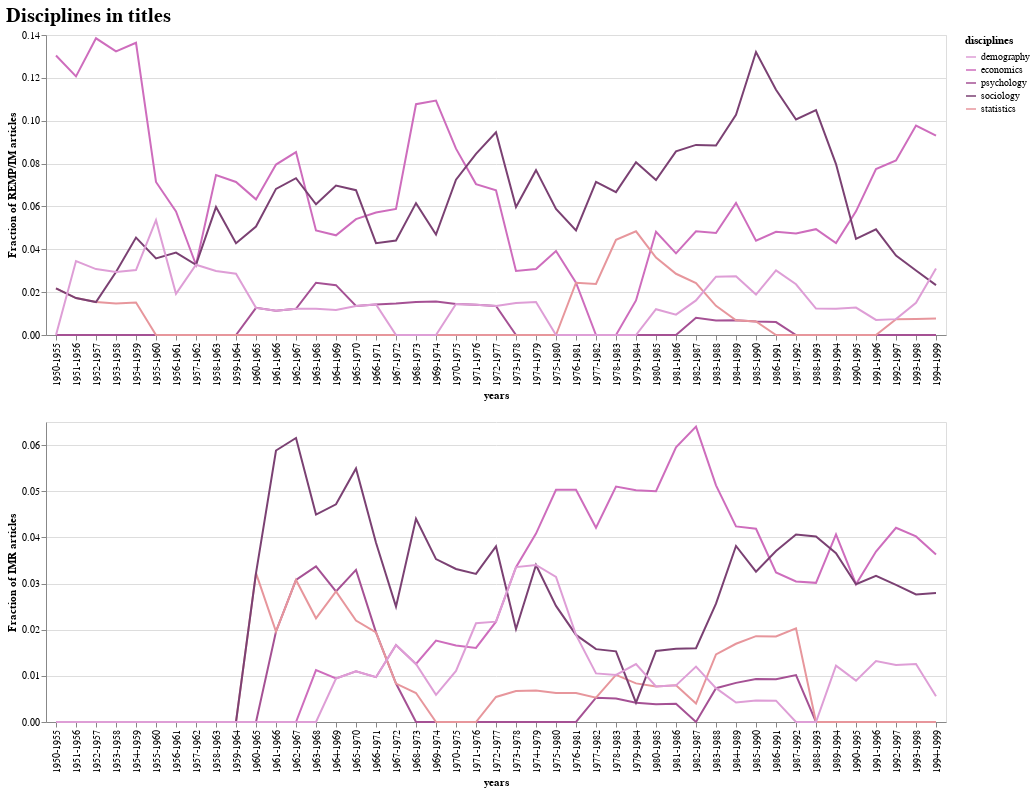

Notebook source saved alongside this figure:
### Code cell
alt.vconcat(c7, c8).properties(title='Disciplines in titles').configure_title(
    fontSize=20,
    font='Verdana',
    align='center',
    color='black',
)

### Figure 1 — Vega-Lite specification as saved in the notebook (floating-point values rounded to 4 significant figures; data arrays with more than 128 entries replaced by an {"elided": "..."} marker saying what was removed)
{"config": {"view": {"continuousWidth": 400, "continuousHeight": 300}, "title": {"align": "center", "color": "black", "font": "Verdana", "fontSize": 20}}, "vconcat": [{"data": {"name": "data-5ba4c73873ed0cb5535bfd563f6cb65f"}, "mark": "line", "encoding": {"color": {"type": "ordinal", "field": "migration_type", "scale": {"reverse": true, "scheme": "category20b"}, "title": "disciplines"}, "x": {"type": "nominal", "axis": {"tickCount": 10}, "field": "years"}, "y": {"type": "quantitative", "field": "Fraction of REMP/IM articles"}}}, {"data": {"name": "data-b8faef812c63f8c17c0420caea73a73f"}, "mark": "line", "encoding": {"color": {"type": "ordinal", "field": "migration_type", "scale": {"reverse": true, "scheme": "category20b"}, "title": "disciplines"}, "x": {"type": "nominal", "axis": {"tickCount": 10}, "field": "years"}, "y": {"type": "quantitative", "field": "Fraction of IMR articles"}}}], "title": "Disciplines in titles", "$schema": "https://vega.github.io/schema/vega-lite/v4.8.1.json", "datasets": {"data-5ba4c73873ed0cb5535bfd563f6cb65f": {"elided": "225 records"}, "data-b8faef812c63f8c17c0420caea73a73f": {"elided": "225 records"}}}
